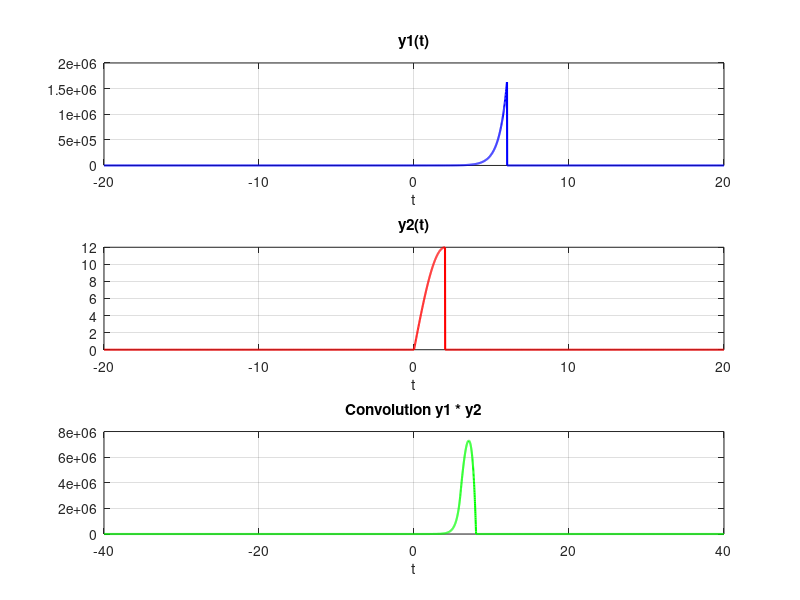

Recreate this plot in MATLAB. (Note: this script raises an error after producing the figure.)
% ============================================
% Question V - Convolution Integral
% ============================================
clc; clear; close all;

dt = 0.01;
rect = @(t) (abs(t) <= 0.5);

%% --- Pair 1: y1 and y2 ---
t1 = -20:dt:20;

y1 = (10 * exp(2*t1)) .* rect((t1-3)/6);
y2 = 12 * sin(0.25*pi*t1) .* rect((t1-1)/2);

conv1 = conv(y1, y2, 'full') * dt;
n1 = length(conv1);
t_c1 = (0:n1-1)*dt + 2*t1(1);

figure(1);
subplot(3,1,1);
plot(t1, y1, 'b', 'LineWidth', 1.5);
title('y1(t)'); xlabel('t'); grid on;

subplot(3,1,2);
plot(t1, y2, 'r', 'LineWidth', 1.5);
title('y2(t)'); xlabel('t'); grid on;

subplot(3,1,3);
plot(t_c1, conv1, 'g', 'LineWidth', 1.5);
title('Convolution y1 * y2'); xlabel('t'); grid on;

sgtitle('Question V - Pair 1');

%% --- Pair 2: y3 and y4 ---
t2 = -5:dt:5;

y3 = (10 * exp(2*t2)) .* rect((t2-0.1)/0.1);
y4 = rect((t2-1)/2);

conv2 = conv(y3, y4, 'full') * dt;
n2 = length(conv2);
t_c2 = (0:n2-1)*dt + 2*t2(1);

figure(2);
subplot(3,1,1);
plot(t2, y3, 'b', 'LineWidth', 1.5);
title('y3(t)'); xlabel('t'); grid on;

subplot(3,1,2);
plot(t2, y4, 'r', 'LineWidth', 1.5);
title('y4(t)'); xlabel('t'); grid on;

subplot(3,1,3);
plot(t_c2, conv2, 'g', 'LineWidth', 1.5);
title('Convolution y3 * y4'); xlabel('t'); grid on;

sgtitle('Question V - Pair 2');
